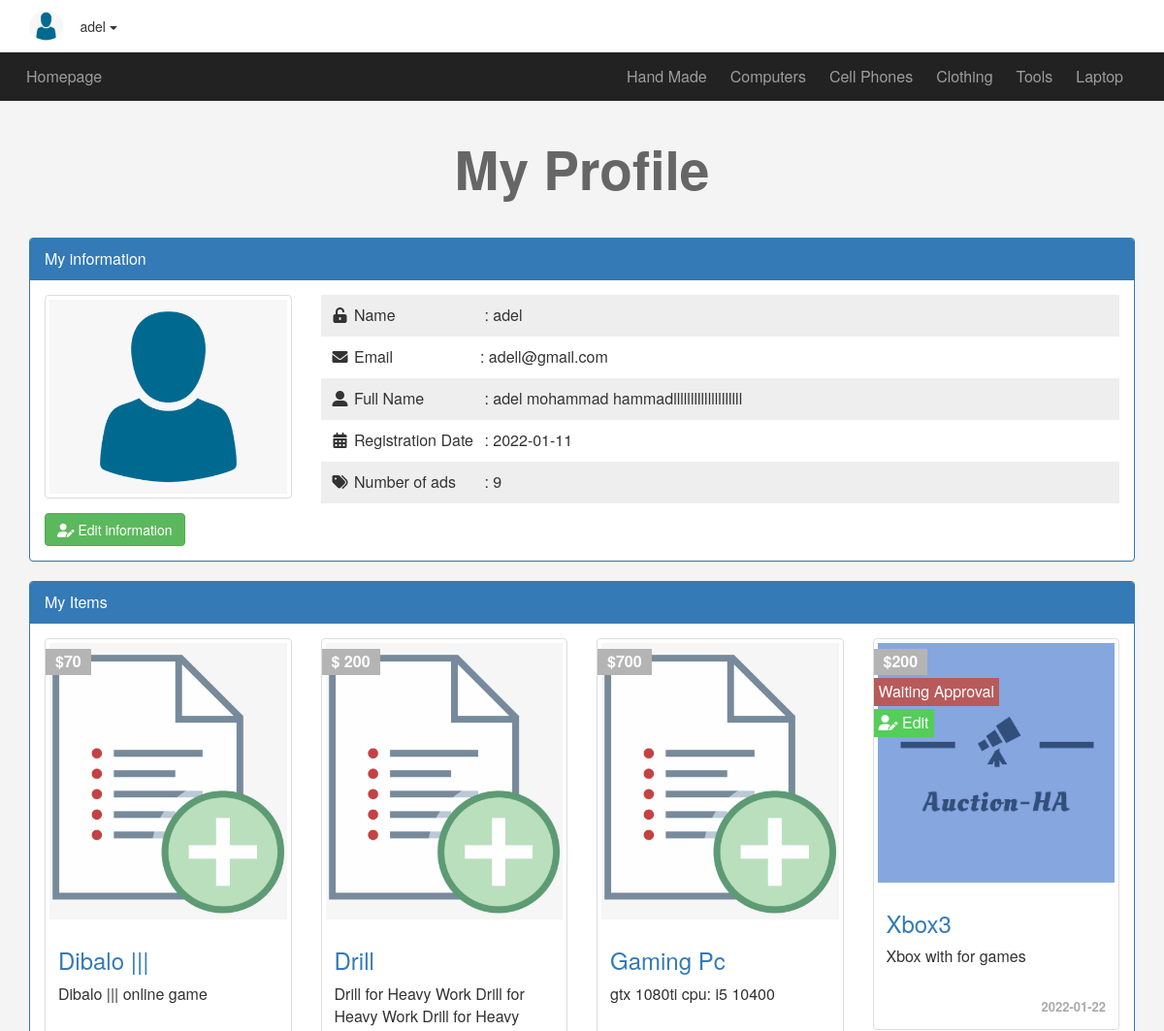
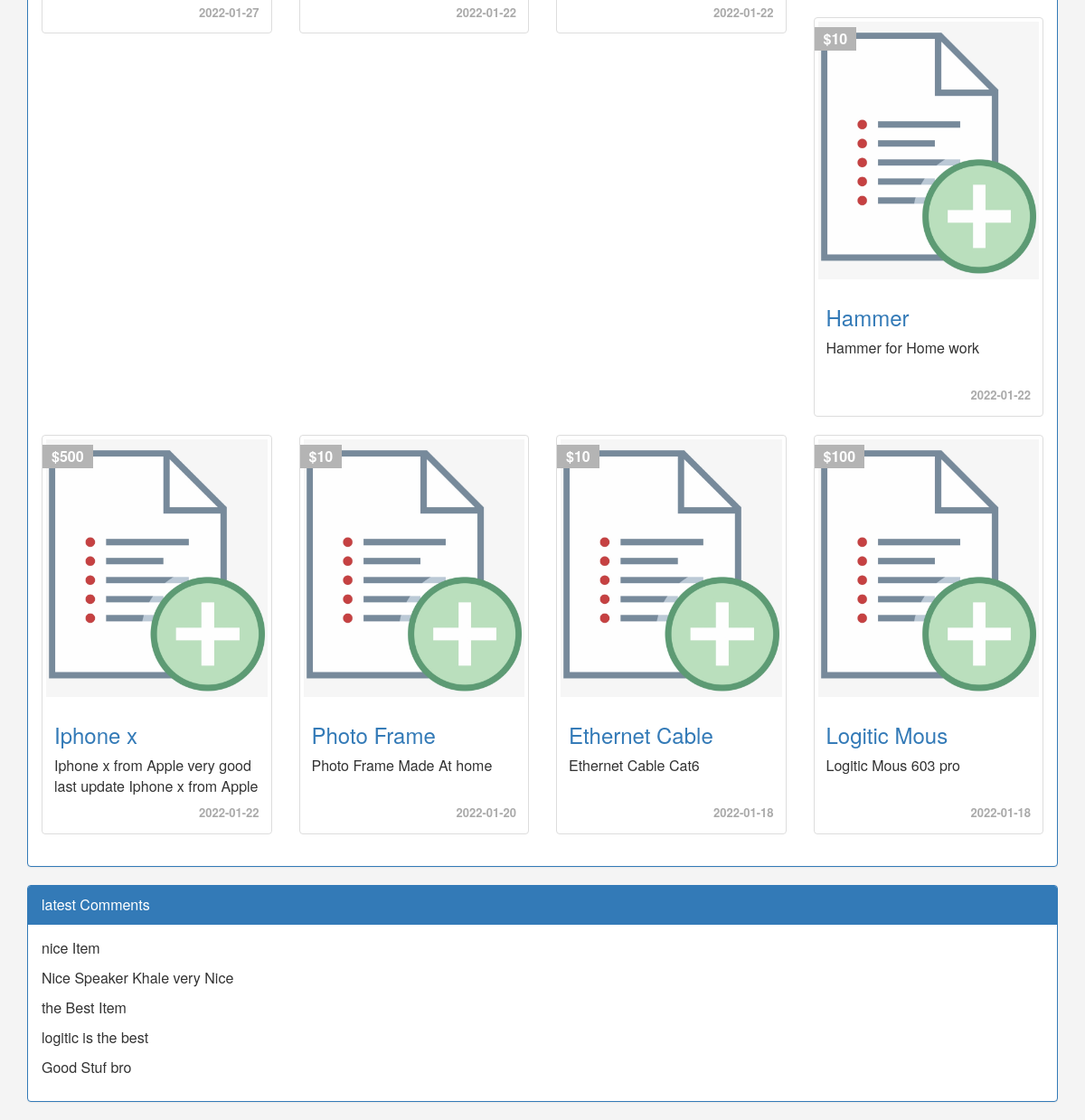
Page /porfile.php (signed in) on the committed database (2 pictures, top to bottom).
### tables this page shows
CREATE TABLE `categories` (
  `ID` int(6) NOT NULL,
  `Name` varchar(255) NOT NULL,
  `Description` text NOT NULL,
  `parent` int(11) NOT NULL,
  `Ordering` int(11) DEFAULT NULL,
  `Visibility` tinyint(4) NOT NULL DEFAULT 0,
  `Allow_Comment` tinyint(4) NOT NULL DEFAULT 0,
  `Allow_Ads` tinyint(4) NOT NULL DEFAULT 0
);

CREATE TABLE `users` (
  `UserID` int(11) NOT NULL COMMENT 'To identify users',
  `Username` varchar(255) NOT NULL COMMENT 'Username to login',
  `Password` varchar(255) NOT NULL COMMENT 'Password to login',
  `Email` varchar(255) NOT NULL,
  `wallet` mediumint(9) NOT NULL,
  `FullName` varchar(255) NOT NULL,
  `GroupID` int(11) NOT NULL DEFAULT 0 COMMENT 'Identify user Group',
  `TrustStatus` int(11) NOT NULL DEFAULT 0 COMMENT 'Seller Rank',
  `RegStatus` int(11) NOT NULL DEFAULT 0 COMMENT 'User Approval',
  `Date` date NOT NULL DEFAULT '2022-01-01',
  `avatar` varchar(255) NOT NULL
);

CREATE TABLE `items` (
  `Item_ID` int(11) NOT NULL,
  `Name` varchar(255) NOT NULL,
  `Description` text NOT NULL,
  `Price` varchar(255) NOT NULL,
  `Add_Date` date NOT NULL,
  `end_biddingDate` datetime NOT NULL,
  `Conutry_Made` varchar(255) NOT NULL,
  `image` varchar(255) NOT NULL,
  `Status` varchar(255) NOT NULL,
  `Rating` smallint(6) NOT NULL,
  `Approve` tinyint(4) NOT NULL DEFAULT 0,
  `Cat_ID` int(11) NOT NULL,
  `Member_ID` int(11) NOT NULL,
  `tags` varchar(255) NOT NULL,
  `mainImg` varchar(255) NOT NULL
);

CREATE TABLE `comments` (
  `c_id` int(11) NOT NULL,
  `comment` text NOT NULL,
  `status` tinyint(4) NOT NULL,
  `comment_date` date NOT NULL,
  `item_id` int(11) NOT NULL,
  `user_id` int(11) NOT NULL
);

### init.php (called while the page is built, shortened)
<?php
include "admin/connect.php";
$sessionUser = '';
if (isset($_SESSION['user'])) {
    $sessionUser = $_SESSION['user'];
}
$temp = "includes/templates/";
$func = "includes/functions/";
$css = "layout/css/";
include $func . 'function.php';
include $temp . "header.php";

### includes/functions/function.php (called while the page is built, shortened)
<?php
function getCat($where = NULL)
{
    global $con;
    $getCat = $con->prepare("SELECT *  FROM  categories $where ORDER BY  ID ASC");
    $getCat->execute();
    $cats = $getCat->fetchAll();
    return $cats;
}
function getItems($where, $value, $approve = NULL,)
{
    $sql = $approve == 1 ? 'AND Approve = 1' : '';
    global $con;
    $getItems = $con->prepare("SELECT *  FROM  items WHERE $where = ?   $sql ORDER BY  Item_ID DESC");
    $getItems->execute(array($value));
    $items = $getItems->fetchAll();
    return $items;
}

### porfile.php (the view, shortened to what this page needs)
<?php
include "init.php";
if (isset($_SESSION['user'])) {
    $getUser = $con->prepare("SELECT * FROM users WHERE Username =?");
    $getUser->execute(array($sessionUser));
    $info = $getUser->fetch();
    $userItems = getItems('Member_ID', $info['UserID']);
?>
<h1 class="text-center"> My Profile</h1>
<div class="information block">
    <div class="container">
        <div class="panel panel-primary">
            <div class="panel-heading">My information</div>
            <div class="panel-body">
                <div class="row">
                    <div class="col-sm-3">
                        <img class="img-responsive img-thumbnail center-block" src="<?php
                                                                                        if (empty($info['avatar'])) {
                                                                                            echo "admin/uploaded/avatars/999999999_default.png";
                                                                                        } else {
                                                                                            echo "admin/uploaded/avatars/" . $user_info['avatar'];
                                                                                        }
                                                                                        ?>" alt="">
                    </div>
                    <div class="col-sm-9">
                        <ul class="list-unstyled">
                            <li> <i class="fa fa-unlock-alt fa-fw"></i> <span>Name</span> :
                                <?php echo $info['Username']; ?>
                            </li>
                            <li> <i class="fa fa-envelope fa-fw"></i> <span>Email</span>: <?php echo $info['Email']; ?>
                            </li>
                            <li> <i class="fa fa-user-alt fa-fw"></i> <span>Full Name</span> :
                                <?php echo $info['FullName']; ?>
                            </li>
                            <li> <i class="fa fa-calendar-alt fa-fw"></i> <span>Registration Date</span> :
                                <?php echo $info['Date']; ?> </li>
                            <li> <i class="fa fa-tags fa-fw"></i> <span>Number of ads</span>
                                : <?php echo count($userItems) ?>
                            </li>
                        </ul>
                    </div>
                </div>
                <a href="editUser.php?edit=profile" class="btn btn-success"><i class="fas fa-user-edit"></i> Edit
                    information</a>
            </div>
        </div>
    </div>
</div>
<div id="myads" class="myads block">
    <div class="container">
        <div class="panel panel-primary">
            <div class="panel-heading">My Items</div>
            <div class="panel-body">
                <?php
                    if (!empty($userItems)) {
                        echo '<div class="row">';
                        foreach ($userItems  as $item) {
                            echo '<div class="col-sm-6 col-md-3">';
                            echo '<div class="thumbnail item-box">';
                            if ($item['Approve'] == 0) {
                                echo '<span class="approve-status">Waiting Approval</span>';
                                echo '<a href="editUser.php?edit=items&itemid=' . $item['Item_ID'] . '"><span class="approve-edit" ><i class="fas fa-user-edit"></i> Edit</span></a>';
                            }
                            echo '<span class="price-tag">$' . $item['Price'] . '</span>';
                            if (empty($item['mainImg'])) {
                                $src = "admin/uploaded/itemsImg/999999999_default.png";
                            } else {
                                $src = "admin/uploaded/itemsImg/" . $item['mainImg'];
                            }
                            echo '<img class="img-responsive" src="' . $src . '" alt="">';
                            echo '<div class="caption">';
                            echo '<h3><a href="items.php?itemid=' . $item['Item_ID'] . '">' . $item['Name'] . '</a></h3>';
                            echo '<p>' . $item['Description'] . '</p>';
                            echo '<div class="date">' . $item['Add_Date'] . '</div>';
                            echo '</div>';
                            echo '</div>';
                            echo '</div>';
                        }
                        echo '</div>';
                    } else {
                        echo 'There\'s no Ads To show, Create <a href="newad.php">New Ad</a> ';
                    }
                    ?>
            </div>
        </div>
    </div>
</div>
<div class=" my-comments block">
    <div class="container">
        <div class="panel panel-primary">
            <div class="panel-heading">latest Comments</div>
            <div class="panel-body">
                <?php
                    $stmt = $con->prepare("SELECT comment FROM comments WHERE user_id = ?");
                    $stmt->execute(array($info['UserID']));
                    $comments = $stmt->fetchAll();
                    if (!empty($comments)) {
                        foreach ($comments as $comment) {
                            echo '<p>' . $comment['comment']   . '</p>';
                        }
                    } else {
                        echo 'There\'s no Comments To Show';
                    }
                    ?>
            </div>
        </div>
    </div>
</div>
<?php } else {
    header('Location: login.php');
}
include $temp . "footer.php";

### includes/templates/header.php (shortened to what this page needs)
<!DOCTYPE html>
<html lang="en">
<head>
    <link rel="stylesheet" href="<?php echo $css ?>bootstrap.min.css">
    <link rel="stylesheet" href="<?php echo $css ?>all.min.css">
    <link rel="stylesheet" href="<?php echo $css ?>jquery-ui.css">
    <link rel="stylesheet" href="<?php echo $css ?>jquery.selectBoxIt.css">
    <link rel="stylesheet" href="<?php echo $css ?>front.css">
</head>
<body>
    <div class="upper-bar">
        <div class="container">
            <?php
            if (isset($_SESSION['user'])) {
                $header_stmt = $con->prepare('SELECT * FROM users WHERE UserID = ?');
                $header_stmt->execute(array($_SESSION['uid']));
                $user_info =  $header_stmt->fetch();
            ?>
            <img class="my-image image-thumbnail img-circle " src="<?php
                                                                        if (empty($user_info['avatar'])) {
                                                                            echo "admin/uploaded/avatars/999999999_default.png";
                                                                        } else {
                                                                            echo "admin/uploaded/avatars/" . $user_info['avatar'];
                                                                        }
                                                                        ?>" alt="">
            <div class="btn-group my-info">
                <span class="btn dropdown-toggle" data-toggle="dropdown">
                    <?php echo $sessionUser; ?>
                    <span class="caret"></span>
                </span>
            </div>
            <?php
            } else {
                ?>
            <a href="login.php">
                <span class="pull-right">Login/Signup</span>
            </a>
            <?php } ?>
        </div>
    </div>
    <nav class="navbar navbar-inverse">
        <div class="container">
            <div class="navbar-header">
                <a class="navbar-brand" href="index.php">Homepage</a>
            </div>
            <div class="collapse navbar-collapse" id="app-nav" aria-expanded="false" style="height: 1px;">
                <ul class="nav navbar-nav navbar-right">
                    <?php
                    foreach (getCat('WHERE parent = 0') as $categ) {
                        if (isset($_GET['catid']) &&  $_GET['catid'] == $categ['ID']) {
                            $grayActive = "gray-active";
                        } else {
                            $grayActive = null;
                        }
                        echo "<li class='$grayActive'> <a href='categories.php?catid=" . $categ['ID'] . "&pagename=" . str_replace(' ', '-', $categ['Name']) . "'>" . $categ['Name'] . "</a></li> ";
                    }
                    ?>
                </ul>
            </div>
    </nav>

### layout/css/front.css (style rules this page uses)
body { background-color: #f4f4f4; font-size: 16px; }
h1 { font-size: 55px; margin: 40px 0; font-weight: bold; color: #666; }
.navbar { border-radius: 0px; margin-bottom: 0px; border: none; }
.navbar-brand { font-size: 1em; }
.nav > li > a, .navbar-brand { padding: 15px 12px; }
.upper-bar { padding: 10px; background-color: #fff; }
.my-image { width: 35px; height: 32px; }
.item-box { position: relative; }
.item-box .price-tag { background-color: #b4b4b4; padding: 2px 10px; position: absolute; left: 0; top: 10px; font-weight: bold; color: #fff; }
.information { margin-top: 20px; }
.information ul { padding: 0; margin: 0; }
.information ul li { padding: 10px; }
.information ul li:nth-child(odd) { background-color: #eee; }
.information ul li > span { display: inline-block; width: 130px; }
.information .btn { margin-top: 10px; }
.thumbnail .date { text-align: right; font-size: 13px; font-weight: bold; color: #aaa; }
.item-box .caption p { height: 44px; max-height: 44px; overflow: hidden; }
.item-box .approve-status { position: absolute; top: 40px; left: 0px; background-color: #b85a5a; color: #fff; padding: 3px 5px; }
.item-box .approve-edit { position: absolute; top: 72px; left: 0px; background-color: #53ce59; color: #fff; padding: 3px 5px; }

### rows in the picture
categories: Name "Hand Made"
categories: Name "Computers"
categories: Name "Cell Phones"
categories: Name "Clothing"
categories: Name "Tools"
categories: Name "Laptop"
users: Username "adel", Email "adell@gmail.com", FullName "adel mohammad hammadllllllllllllllllllll", Date "2022-01-11"
items: Price "70", Name "Dibalo |||", Description "Dibalo ||| online game", Add_Date "2022-01-27"
items: Price "200", Name "Drill", Description "Drill for Heavy Work Drill for Heavy Work Drill for Heavy…", Add_Date "2022-01-22"
items: Price "700", Name "Gaming Pc", Description "gtx 1080ti cpu: i5 10400", Add_Date "2022-01-22"
items: Price "200", mainImg (picture), Name "Xbox3", Description "Xbox with for games", Add_Date "2022-01-22"
items: Price "10", Name "Hammer", Description "Hammer for Home work", Add_Date "2022-01-22"
items: Price "500", Name "Iphone x", Description "Iphone x from Apple very good last update Iphone x from Apple…", Add_Date "2022-01-22"
items: Price "10", Name "Photo Frame", Description "Photo Frame Made At home", Add_Date "2022-01-20"
items: Price "10", Name "Ethernet Cable", Description "Ethernet Cable Cat6", Add_Date "2022-01-18"
items: Price "100", Name "Logitic Mous", Description "Logitic Mous 603 pro", Add_Date "2022-01-18"
comments: comment "nice Item"
comments: comment "Nice Speaker Khale very Nice"
comments: comment "the Best Item"
comments: comment "logitic is the best"
comments: comment "Good Stuf bro"

### other values in the picture
$sessionUser "adel"
count($userItems) "9"
